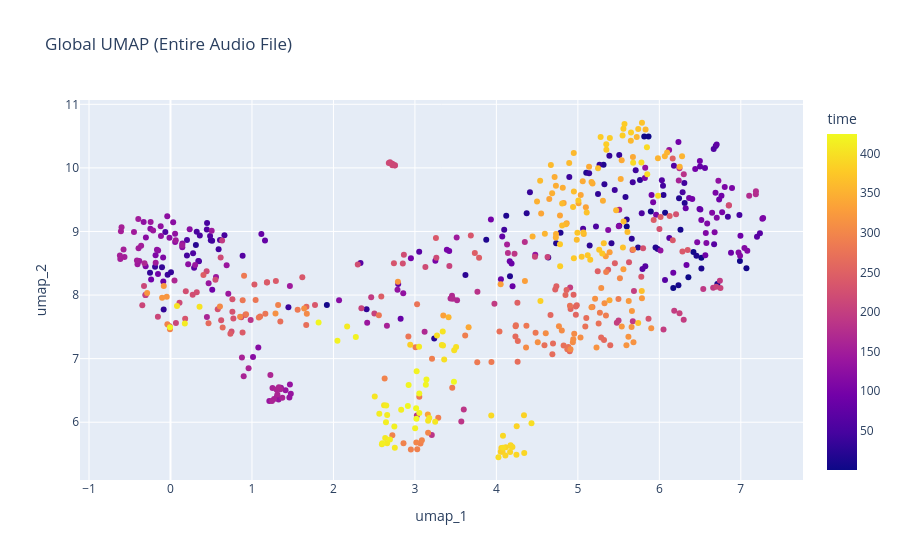

Notebook source saved alongside this figure:
### Code cell
fig_umap = px.scatter(
    df, x='umap_1', y='umap_2', color='time',
    title="Global UMAP (Entire Audio File)",
    color_continuous_scale='Plasma'
)
fig_umap.show()
fig_umap.write_html(BASE_DIR / "embedding_analysis/interactive_plots/global_umap_master.html")

### Figure 1 — Plotly figure (JSON) as saved in the notebook; plotly's stock layout.template omitted (floating-point values rounded to 4 significant figures; data arrays with more than 128 entries replaced by an {"elided": "..."} marker saying what was removed)
{"data": [{"hovertemplate": "umap_1=%{x}<br>umap_2=%{y}<br>time=%{marker.color}<extra></extra>", "legendgroup": "", "marker": {"color": {"elided": "617 float values"}, "coloraxis": "coloraxis", "symbol": "circle"}, "mode": "markers", "name": "", "orientation": "v", "showlegend": false, "type": "scatter", "x": {"elided": "617 float values"}, "xaxis": "x", "y": {"elided": "617 float values"}, "yaxis": "y"}], "layout": {"coloraxis": {"autocolorscale": false, "colorbar": {"title": {"text": "time"}}, "colorscale": [[0, "#0d0887"], [0.1111, "#46039f"], [0.2222, "#7201a8"], [0.3333, "#9c179e"], [0.4444, "#bd3786"], [0.5556, "#d8576b"], [0.6667, "#ed7953"], [0.7778, "#fb9f3a"], [0.8889, "#fdca26"], [1, "#f0f921"]]}, "legend": {"tracegroupgap": 0}, "title": {"text": "Global UMAP (Entire Audio File)"}, "xaxis": {"anchor": "y", "domain": [0, 1], "title": {"text": "umap_1"}}, "yaxis": {"anchor": "x", "domain": [0, 1], "title": {"text": "umap_2"}}}}
